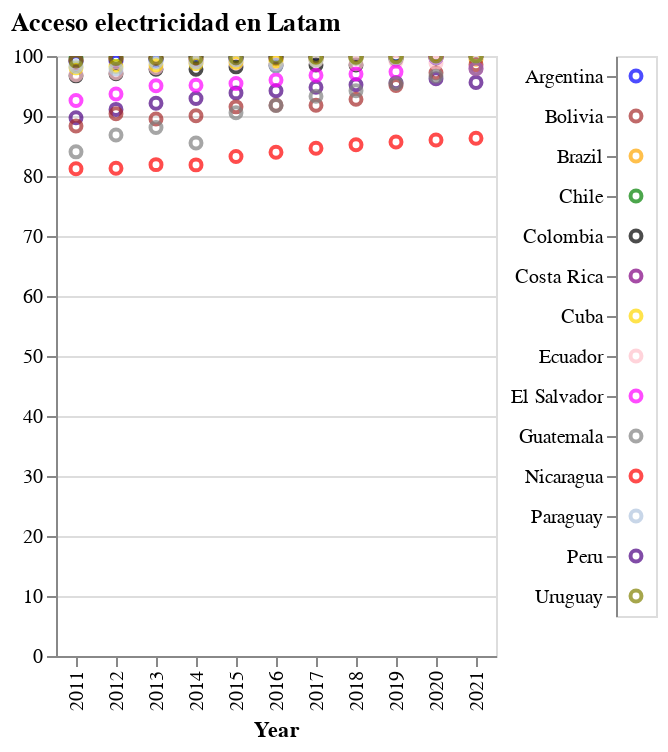

Notebook code for this chart:
### Markdown cell above
### Acceso electricidad en Latam
Primero, se realizarán los códigos para cada país sobre el índice de acceso a electricidad. Posteriormente, se desarrolla un argumento para crear un índice que muestre la relación entre colores y países. Finalmente, se realizará un análisis descriptivo del gráfico.

### Code cell
#Grafico Peru 
chart_peru = alt.Chart(elec_latam).mark_point().encode(
    x=alt.X("Year:N", title="Year"),
    y=alt.Y("Peru:Q", title=""),
    color=alt.value("indigo"),
).interactive()

#Grafico Brazil 
chart_brazil = alt.Chart(elec_latam).mark_point().encode(
    x=alt.X("Year:N", title="Year"),
    y=alt.Y("Brazil:Q", title=""),
    color=alt.value("orange"),
).interactive()

#Grafico Nicaragua 
chart_nicaragua = alt.Chart(elec_latam).mark_point().encode(
    x=alt.X("Year:N", title="Year"),
    y=alt.Y("Nicaragua:Q", title=""),
    color=alt.value("red"),
).interactive()

# Gráfico Chile
chart_chile = alt.Chart(elec_latam).mark_point().encode(
    x=alt.X("Year:N", title="Year"),
    y=alt.Y("Chile:Q", title=""),
    color=alt.value("green"),
).interactive()

# Gráfico Argentina
chart_argentina = alt.Chart(elec_latam).mark_point().encode(
    x=alt.X("Year:N", title="Year"),
    y=alt.Y("Argentina:Q", title=""),
    color=alt.value("blue"),
).interactive()

# Grafico Bolivia
chart_bolivia = alt.Chart(elec_latam).mark_point().encode(
    x=alt.X("Year:N", title="Year"),
    y=alt.Y("Bolivia:Q", title=""),
    color=alt.value("brown"),
).interactive()

# Gráfico Colombia
chart_colombia = alt.Chart(elec_latam).mark_point().encode(
    x=alt.X("Year:N", title="Year"),
    y=alt.Y("Colombia:Q", title=""),
    color=alt.value("black"),
).interactive()

# Gráfico Costa Rica
chart_CostaRica = alt.Chart(elec_latam).mark_point().encode(
    x=alt.X("Year:N", title="Year"),
    y=alt.Y("Costa Rica:Q", title=""),
    color=alt.value("purple"),
).interactive()

# Gráfico Ecuador
chart_ecuador = alt.Chart(elec_latam).mark_point().encode(
    x=alt.X("Year:N", title="Year"),
    y=alt.Y("Ecuador:Q", title=""),
    color=alt.value("pink"),
).interactive()

# Gráfico Cuba
chart_cuba = alt.Chart(elec_latam).mark_point().encode(
    x=alt.X("Year:N", title="Year"),
    y=alt.Y("Cuba:Q", title=""),
    color=alt.value("gold"),
).interactive()

# Gráfico El Salvador
chart_elsalvador = alt.Chart(elec_latam).mark_point().encode(
    x=alt.X("Year:N", title="Year"),
    y=alt.Y("El Salvador:Q", title=""),
    color=alt.value("magenta"),
).interactive()

# Gráfico Guatemala
chart_guatemala = alt.Chart(elec_latam).mark_point().encode(
    x=alt.X("Year:N", title="Year"),
    y=alt.Y("Guatemala:Q", title=""),
    color=alt.value("gray"),
).interactive()

# Gráfico Paraguay
chart_paraguay = alt.Chart(elec_latam).mark_point().encode(
    x=alt.X("Year:N", title="Year"),
    y=alt.Y("Paraguay:Q", title=""),
    color=alt.value("lightsteelblue"),
).interactive()

# Gráfico Uruguay
chart_uruguay = alt.Chart(elec_latam).mark_point().encode(
    x=alt.X("Year:N", title="Year"),
    y=alt.Y("Uruguay:Q", title=""),
    color=alt.value("olive"),
).interactive()



# Creación de la leyenda
legend = alt.Chart(pd.DataFrame({'country': ['Peru', 'Brazil','Nicaragua', 'Chile', "Argentina", "Bolivia", "Colombia", "Costa Rica", "Ecuador", "Cuba", "El Salvador", "Guatemala", "Paraguay", "Uruguay"], 'color': ['indigo', 'orange','red', 'green', "blue", "brown", "black", "purple", "pink", "gold","magenta", "gray", "lightsteelblue","olive" ]})).mark_point().encode(
    y=alt.Y('country:N', title=None),
    color=alt.Color('color:N', scale=None),
).properties(
    width=20)

# Se unen los gráficos y la leyenda
elec_chart = alt.concat(chart_peru+chart_brazil+chart_nicaragua + chart_chile+ chart_argentina+chart_bolivia+chart_colombia+chart_CostaRica+chart_ecuador+chart_cuba+chart_elsalvador+chart_guatemala+chart_paraguay+chart_uruguay, legend, spacing=5, title="Acceso electricidad en Latam")
                                #Para la creación del gráfico y la concadenación de la leyenda, se investigó en diversos tutoriales y plataformas. Ya contamos con conocimiento en Rstudio, así que comprendemos cómo realizarlo.
# Mostrar el gráfico
elec_chart.display()

### Figure 1 — Vega-Lite specification as saved in the notebook (floating-point values rounded to 4 significant figures)
{"config": {"view": {"continuousWidth": 300, "continuousHeight": 300}}, "concat": [{"layer": [{"mark": {"type": "point"}, "encoding": {"color": {"value": "indigo"}, "x": {"field": "Year", "title": "Year", "type": "nominal"}, "y": {"field": "Peru", "title": "", "type": "quantitative"}}, "name": "view_333"}, {"mark": {"type": "point"}, "encoding": {"color": {"value": "orange"}, "x": {"field": "Year", "title": "Year", "type": "nominal"}, "y": {"field": "Brazil", "title": "", "type": "quantitative"}}, "name": "view_334"}, {"mark": {"type": "point"}, "encoding": {"color": {"value": "red"}, "x": {"field": "Year", "title": "Year", "type": "nominal"}, "y": {"field": "Nicaragua", "title": "", "type": "quantitative"}}, "name": "view_335"}, {"mark": {"type": "point"}, "encoding": {"color": {"value": "green"}, "x": {"field": "Year", "title": "Year", "type": "nominal"}, "y": {"field": "Chile", "title": "", "type": "quantitative"}}, "name": "view_336"}, {"mark": {"type": "point"}, "encoding": {"color": {"value": "blue"}, "x": {"field": "Year", "title": "Year", "type": "nominal"}, "y": {"field": "Argentina", "title": "", "type": "quantitative"}}, "name": "view_337"}, {"mark": {"type": "point"}, "encoding": {"color": {"value": "brown"}, "x": {"field": "Year", "title": "Year", "type": "nominal"}, "y": {"field": "Bolivia", "title": "", "type": "quantitative"}}, "name": "view_338"}, {"mark": {"type": "point"}, "encoding": {"color": {"value": "black"}, "x": {"field": "Year", "title": "Year", "type": "nominal"}, "y": {"field": "Colombia", "title": "", "type": "quantitative"}}, "name": "view_339"}, {"mark": {"type": "point"}, "encoding": {"color": {"value": "purple"}, "x": {"field": "Year", "title": "Year", "type": "nominal"}, "y": {"field": "Costa Rica", "title": "", "type": "quantitative"}}, "name": "view_340"}, {"mark": {"type": "point"}, "encoding": {"color": {"value": "pink"}, "x": {"field": "Year", "title": "Year", "type": "nominal"}, "y": {"field": "Ecuador", "title": "", "type": "quantitative"}}, "name": "view_341"}, {"mark": {"type": "point"}, "encoding": {"color": {"value": "gold"}, "x": {"field": "Year", "title": "Year", "type": "nominal"}, "y": {"field": "Cuba", "title": "", "type": "quantitative"}}, "name": "view_342"}, {"mark": {"type": "point"}, "encoding": {"color": {"value": "magenta"}, "x": {"field": "Year", "title": "Year", "type": "nominal"}, "y": {"field": "El Salvador", "title": "", "type": "quantitative"}}, "name": "view_343"}, {"mark": {"type": "point"}, "encoding": {"color": {"value": "gray"}, "x": {"field": "Year", "title": "Year", "type": "nominal"}, "y": {"field": "Guatemala", "title": "", "type": "quantitative"}}, "name": "view_344"}, {"mark": {"type": "point"}, "encoding": {"color": {"value": "lightsteelblue"}, "x": {"field": "Year", "title": "Year", "type": "nominal"}, "y": {"field": "Paraguay", "title": "", "type": "quantitative"}}, "name": "view_345"}, {"mark": {"type": "point"}, "encoding": {"color": {"value": "olive"}, "x": {"field": "Year", "title": "Year", "type": "nominal"}, "y": {"field": "Uruguay", "title": "", "type": "quantitative"}}, "name": "view_346"}], "data": {"name": "data-1d21d0154bc8e6ccee5993a21ca8387d"}}, {"data": {"name": "data-a1bb14b430d0d7a9b4b4a17a63aaac1e"}, "mark": {"type": "point"}, "encoding": {"color": {"field": "color", "scale": null, "type": "nominal"}, "y": {"field": "country", "title": null, "type": "nominal"}}, "width": 20}], "params": [{"name": "param_409", "select": {"type": "interval", "encodings": ["x", "y"]}, "bind": "scales", "views": ["view_333"]}, {"name": "param_410", "select": {"type": "interval", "encodings": ["x", "y"]}, "bind": "scales", "views": ["view_334"]}, {"name": "param_411", "select": {"type": "interval", "encodings": ["x", "y"]}, "bind": "scales", "views": ["view_335"]}, {"name": "param_412", "select": {"type": "interval", "encodings": ["x", "y"]}, "bind": "scales", "views": ["view_336"]}, {"name": "param_413", "select": {"type": "interval", "encodings": ["x", "y"]}, "bind": "scales", "views": ["view_337"]}, {"name": "param_414", "select": {"type": "interval", "encodings": ["x", "y"]}, "bind": "scales", "views": ["view_338"]}, {"name": "param_415", "select": {"type": "interval", "encodings": ["x", "y"]}, "bind": "scales", "views": ["view_339"]}, {"name": "param_416", "select": {"type": "interval", "encodings": ["x", "y"]}, "bind": "scales", "views": ["view_340"]}, {"name": "param_417", "select": {"type": "interval", "encodings": ["x", "y"]}, "bind": "scales", "views": ["view_341"]}, {"name": "param_418", "select": {"type": "interval", "encodings": ["x", "y"]}, "bind": "scales", "views": ["view_342"]}, {"name": "param_419", "select": {"type": "interval", "encodings": ["x", "y"]}, "bind": "scales", "views": ["view_343"]}, {"name": "param_420", "select": {"type": "interval", "encodings": ["x", "y"]}, "bind": "scales", "views": ["view_344"]}, {"name": "param_421", "select": {"type": "interval", "encodings": ["x", "y"]}, "bind": "scales", "views": ["view_345"]}, {"name": "param_422", "select": {"type": "interval", "encodings": ["x", "y"]}, "bind": "scales", "views": ["view_346"]}], "spacing": 5, "title": "Acceso electricidad en Latam", "$schema": "https://vega.github.io/schema/vega-lite/v5.8.0.json", "datasets": {"data-1d21d0154bc8e6ccee5993a21ca8387d": [{"Year": "2011", "Argentina": "99.0342864990234", "Bolivia": "88.335943", "Brazil": "99.328691", "Chile": "99.588193", "Colombia": "96.6936", "Costa Rica": "99.232348", "Cuba": "98.0224609375", "Ecuador": "96.872699", "El Salvador": "92.574686", "Guatemala": "84.026414", "Honduras": "82.195298", "Mexico": "99.0047225952148", "Nicaragua": "81.2", "Panama": "88.5546493530273", "Paraguay": "98.23656", "Peru": "89.707491", "Uruguay": "99.17"}, {"Year": "2012", "Argentina": "99.143798828125", "Bolivia": "90.387375", "Brazil": "99.519494", "Chile": "100", "Colombia": "97.032176", "Costa Rica": "99.503298", "Cuba": "98.2608337402344", "Ecuador": "97.194929", "El Salvador": "93.680571", "Guatemala": "86.8319396972656", "Honduras": "83.607727", "Mexico": "99.111637", "Nicaragua": "81.2815093994141", "Panama": "89.3221893310547", "Paraguay": "97.835616", "Peru": "91.099508", "Uruguay": "99.6"}, {"Year": "2013", "Argentina": "99.285774230957", "Bolivia": "89.505686", "Brazil": "99.575151", "Chile": "99.6", "Colombia": "97.779418", "Costa Rica": "99.563517", "Cuba": "98.4972381591797", "Ecuador": "98.034674", "El Salvador": "95.043105", "Guatemala": "88.0727233886719", "Honduras": "87.184881", "Mexico": "99.1450500488281", "Nicaragua": "81.8954238891602", "Panama": "89.1", "Paraguay": "99.015884", "Peru": "92.135365", "Uruguay": "99.611808"}, {"Year": "2014", "Argentina": "100", "Bolivia": "90.038729", "Brazil": "99.650247", "Chile": "100", "Colombia": "97.790938", "Costa Rica": "99.359291", "Cuba": "98.7286148071289", "Ecuador": "98.976067", "El Salvador": "95.125416", "Guatemala": "85.494371", "Honduras": "88.653773", "Mexico": "99.172928", "Nicaragua": "81.853073", "Panama": "90.8482971191406", "Paraguay": "99.000716", "Peru": "92.919989", "Uruguay": "99.657085"}, {"Year": "2015", "Argentina": "99.6890335083008", "Bolivia": "91.522822", "Brazil": "99.710902", "Chile": "99.714844", "Colombia": "98.186898", "Costa Rica": "99.409804", "Cuba": "98.9550094604492", "Ecuador": "98.825883", "El Salvador": "95.4", "Guatemala": "90.5392456054688", "Honduras": "89.98171", "Mexico": "99", "Nicaragua": "83.2425537109375", "Panama": "91.6038589477539", "Paraguay": "99.331532", "Peru": "93.852179", "Uruguay": "99.70948"}, {"Year": "2016", "Argentina": "99.8997421264648", "Bolivia": "91.8", "Brazil": "99.7", "Chile": "100", "Colombia": "98.4", "Costa Rica": "99.5", "Cuba": "99.1772613525391", "Ecuador": "98.7", "El Salvador": "96", "Guatemala": "91.765869140625", "Honduras": "91.6", "Mexico": "99.5", "Nicaragua": "83.9479675292969", "Panama": "92.3552703857422", "Paraguay": "98.4", "Peru": "94.2", "Uruguay": "99.7"}, {"Year": "2017", "Argentina": "100", "Bolivia": "91.8", "Brazil": "99.8", "Chile": "99.7", "Colombia": "98.5", "Costa Rica": "99.6", "Cuba": "99.3961868286133", "Ecuador": "99.2", "El Salvador": "96.8", "Guatemala": "93.3", "Honduras": "86.5", "Mexico": "100", "Nicaragua": "84.6272811889648", "Panama": "93.7", "Paraguay": "99.3", "Peru": "94.8", "Uruguay": "99.8"}, {"Year": "2018", "Argentina": "99.9937362670898", "Bolivia": "92.8", "Brazil": "99.7", "Chile": "100", "Colombia": "98.5", "Costa Rica": "99.7", "Cuba": "99.6126251220703", "Ecuador": "98.7", "El Salvador": "97", "Guatemala": "94.2099914550781", "Honduras": "91.6", "Mexico": "99.5", "Nicaragua": "85.2143325805664", "Panama": "93.8", "Paraguay": "99.6", "Peru": "95.2", "Uruguay": "99.8"}, {"Year": "2019", "Argentina": "100", "Bolivia": "95.08", "Brazil": "99.8", "Chile": "100", "Colombia": "99.4442596435547", "Costa Rica": "99.71", "Cuba": "99.8", "Ecuador": "99.09", "El Salvador": "97.36", "Guatemala": "95.4291458129883", "Honduras": "91.1", "Mexico": "99.6", "Nicaragua": "85.661979675293", "Panama": "93.9", "Paraguay": "99.7", "Peru": "95.551360223182", "Uruguay": "99.9"}, {"Year": "2020", "Argentina": "100", "Bolivia": "97.2218170166016", "Brazil": "99.7027130126953", "Chile": "100", "Colombia": "99.7217559814453", "Costa Rica": "99.9", "Cuba": "99.9326400756836", "Ecuador": "98.85", "El Salvador": "99.722541809082", "Guatemala": "96.6474685668945", "Honduras": "93.0876998901367", "Mexico": "99.4", "Nicaragua": "86.003303527832", "Panama": "95.3360137939453", "Paraguay": "99.7", "Peru": "96.2", "Uruguay": "100"}, {"Year": "2021", "Argentina": "100", "Bolivia": "98.5562286376953", "Brazil": "99.4621200561523", "Chile": "100", "Colombia": "99.9991073608398", "Costa Rica": "100", "Cuba": "100", "Ecuador": "100", "El Salvador": "97.89", "Guatemala": "97.8656539916992", "Honduras": "94.131591796875", "Mexico": "100", "Nicaragua": "86.2914733886719", "Panama": "95.251082548876", "Paraguay": "100", "Peru": "95.6", "Uruguay": "100"}, {"Year": "2022", "Argentina": "..", "Bolivia": "..", "Brazil": "..", "Chile": "..", "Colombia": "..", "Costa Rica": "..", "Cuba": "..", "Ecuador": "..", "El Salvador": "..", "Guatemala": "..", "Honduras": "..", "Mexico": "..", "Nicaragua": "..", "Panama": "..", "Paraguay": "..", "Peru": "..", "Uruguay": ".."}], "data-a1bb14b430d0d7a9b4b4a17a63aaac1e": [{"country": "Peru", "color": "indigo"}, {"country": "Brazil", "color": "orange"}, {"country": "Nicaragua", "color": "red"}, {"country": "Chile", "color": "green"}, {"country": "Argentina", "color": "blue"}, {"country": "Bolivia", "color": "brown"}, {"country": "Colombia", "color": "black"}, {"country": "Costa Rica", "color": "purple"}, {"country": "Ecuador", "color": "pink"}, {"country": "Cuba", "color": "gold"}, {"country": "El Salvador", "color": "magenta"}, {"country": "Guatemala", "color": "gray"}, {"country": "Paraguay", "color": "lightsteelblue"}, {"country": "Uruguay", "color": "olive"}]}}
